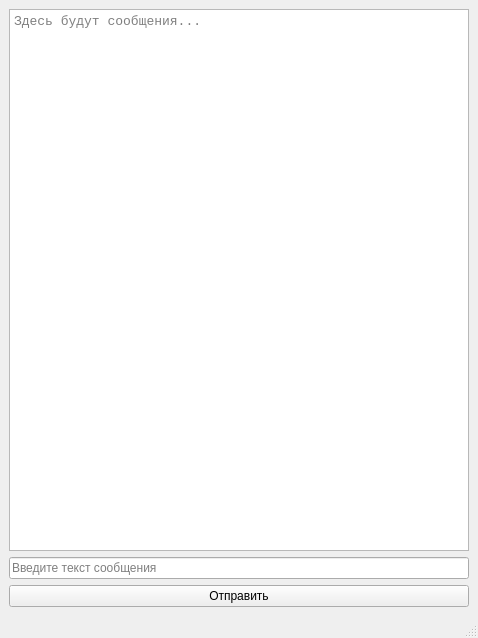
<?xml version="1.0" encoding="UTF-8"?>
<ui version="4.0">
 <class>MainWindow</class>
 <widget class="QMainWindow" name="MainWindow">
  <property name="geometry">
   <rect>
    <x>0</x>
    <y>0</y>
    <width>478</width>
    <height>638</height>
   </rect>
  </property>
  <property name="windowTitle">
   <string>MainWindow</string>
  </property>
  <widget class="QWidget" name="centralwidget">
   <layout class="QVBoxLayout" name="verticalLayout">
    <item>
     <widget class="QPlainTextEdit" name="plainTextEdit">
      <property name="font">
       <font>
        <family>Courier New</family>
        <pointsize>10</pointsize>
       </font>
      </property>
      <property name="readOnly">
       <bool>true</bool>
      </property>
      <property name="placeholderText">
       <string>Здесь будут сообщения...</string>
      </property>
     </widget>
    </item>
    <item>
     <widget class="QLineEdit" name="lineEdit">
      <property name="placeholderText">
       <string>Введите текст сообщения</string>
      </property>
     </widget>
    </item>
    <item>
     <widget class="QPushButton" name="pushButton">
      <property name="text">
       <string>Отправить</string>
      </property>
     </widget>
    </item>
   </layout>
  </widget>
  <widget class="QMenuBar" name="menubar">
   <property name="geometry">
    <rect>
     <x>0</x>
     <y>0</y>
     <width>478</width>
     <height>21</height>
    </rect>
   </property>
  </widget>
  <widget class="QStatusBar" name="statusbar"/>
 </widget>
 <resources/>
 <connections/>
</ui>
